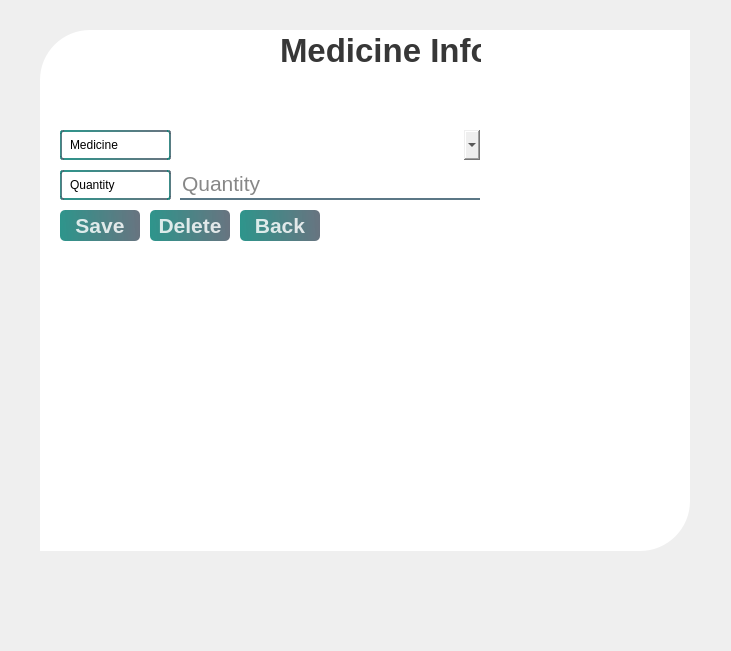
<?xml version="1.0" encoding="UTF-8"?>
<ui version="4.0">
 <class>Dialog</class>
 <widget class="QDialog" name="Dialog">
  <property name="geometry">
   <rect>
    <x>0</x>
    <y>0</y>
    <width>731</width>
    <height>651</height>
   </rect>
  </property>
  <property name="windowTitle">
   <string>Dialog</string>
  </property>
  <widget class="QWidget" name="widget" native="true">
   <property name="geometry">
    <rect>
     <x>20</x>
     <y>10</y>
     <width>691</width>
     <height>541</height>
    </rect>
   </property>
   <widget class="QLabel" name="label">
    <property name="enabled">
     <bool>false</bool>
    </property>
    <property name="geometry">
     <rect>
      <x>20</x>
      <y>20</y>
      <width>650</width>
      <height>521</height>
     </rect>
    </property>
    <property name="styleSheet">
     <string notr="true">background-color:rgba(255, 255, 255, 255);
border-top-left-radius: 50px;
border-bottom-right-radius: 50px;</string>
    </property>
    <property name="text">
     <string/>
    </property>
   </widget>
   <widget class="QLabel" name="pageTitle">
    <property name="geometry">
     <rect>
      <x>260</x>
      <y>20</y>
      <width>201</width>
      <height>40</height>
     </rect>
    </property>
    <property name="font">
     <font>
      <pointsize>25</pointsize>
      <weight>75</weight>
      <bold>true</bold>
     </font>
    </property>
    <property name="styleSheet">
     <string notr="true">color:rgba(0, 0, 0, 200);</string>
    </property>
    <property name="text">
     <string>Medicine Info</string>
    </property>
   </widget>
   <widget class="QLabel" name="medicineNameLabel">
    <property name="geometry">
     <rect>
      <x>40</x>
      <y>120</y>
      <width>111</width>
      <height>30</height>
     </rect>
    </property>
    <property name="styleSheet">
     <string notr="true">border: 2px solid qlineargradient(spread:pad, x1:0, y1:0.505682, x2:1, y2:0.477, stop:0 rgba(11, 131, 120, 219), stop:1 rgba(85, 98, 112, 226));
padding: 5px;
border-radius: 3px;
opacity: 200;</string>
    </property>
    <property name="text">
     <string>Medicine</string>
    </property>
   </widget>
   <widget class="QLabel" name="quantityLabel">
    <property name="geometry">
     <rect>
      <x>40</x>
      <y>160</y>
      <width>111</width>
      <height>30</height>
     </rect>
    </property>
    <property name="styleSheet">
     <string notr="true">border: 2px solid qlineargradient(spread:pad, x1:0, y1:0.505682, x2:1, y2:0.477, stop:0 rgba(11, 131, 120, 219), stop:1 rgba(85, 98, 112, 226));
padding: 5px;
border-radius: 3px;
opacity: 200;</string>
    </property>
    <property name="text">
     <string>Quantity</string>
    </property>
   </widget>
   <widget class="QLineEdit" name="quantityLine">
    <property name="enabled">
     <bool>true</bool>
    </property>
    <property name="geometry">
     <rect>
      <x>160</x>
      <y>160</y>
      <width>300</width>
      <height>30</height>
     </rect>
    </property>
    <property name="font">
     <font>
      <pointsize>16</pointsize>
     </font>
    </property>
    <property name="styleSheet">
     <string notr="true">background-color:rgba(0, 0, 0, 0);
border:none;
border-bottom:2px solid rgba(46, 82, 101, 200);
color:rgba(0, 0, 0, 240);
padding-bottom:1px;
</string>
    </property>
    <property name="placeholderText">
     <string>Quantity</string>
    </property>
   </widget>
   <widget class="QPushButton" name="saveButton">
    <property name="geometry">
     <rect>
      <x>40</x>
      <y>200</y>
      <width>80</width>
      <height>31</height>
     </rect>
    </property>
    <property name="font">
     <font>
      <pointsize>16</pointsize>
      <weight>75</weight>
      <bold>true</bold>
     </font>
    </property>
    <property name="styleSheet">
     <string notr="true">QPushButton#saveButton{
	background-color: qlineargradient(spread:pad, x1:0, y1:0.505682, x2:1, y2:0.477, stop:0 rgba(11, 131, 120, 219), stop:1 rgba(85, 98, 112, 226));
	color:rgba(255, 255, 255, 210);
	border-radius:5px;
}

QPushButton#saveButton:hover{
	background-color: qlineargradient(spread:pad, x1:0, y1:0.505682, x2:1, y2:0.477, stop:0 rgba(150, 123, 111, 219), stop:1 rgba(85, 81, 84, 226));
}

QPushButton#saveButton:pressed{
	padding-left:5px;
	padding-top:5px;
	background-color:rgba(150, 123, 111, 255);
}</string>
    </property>
    <property name="text">
     <string>Save</string>
    </property>
   </widget>
   <widget class="QPushButton" name="backButton">
    <property name="geometry">
     <rect>
      <x>220</x>
      <y>200</y>
      <width>80</width>
      <height>31</height>
     </rect>
    </property>
    <property name="font">
     <font>
      <pointsize>16</pointsize>
      <weight>75</weight>
      <bold>true</bold>
     </font>
    </property>
    <property name="styleSheet">
     <string notr="true">QPushButton#backButton{
	background-color: qlineargradient(spread:pad, x1:0, y1:0.505682, x2:1, y2:0.477, stop:0 rgba(11, 131, 120, 219), stop:1 rgba(85, 98, 112, 226));
	color:rgba(255, 255, 255, 210);
	border-radius:5px;
}

QPushButton#backButton:hover{
	background-color: qlineargradient(spread:pad, x1:0, y1:0.505682, x2:1, y2:0.477, stop:0 rgba(150, 123, 111, 219), stop:1 rgba(85, 81, 84, 226));
}

QPushButton#backButton:pressed{
	padding-left:5px;
	padding-top:5px;
	background-color:rgba(150, 123, 111, 255);
}</string>
    </property>
    <property name="text">
     <string>Back</string>
    </property>
   </widget>
   <widget class="QPushButton" name="deleteButton">
    <property name="geometry">
     <rect>
      <x>130</x>
      <y>200</y>
      <width>80</width>
      <height>31</height>
     </rect>
    </property>
    <property name="font">
     <font>
      <pointsize>16</pointsize>
      <weight>75</weight>
      <bold>true</bold>
     </font>
    </property>
    <property name="styleSheet">
     <string notr="true">QPushButton#deleteButton{
	background-color: qlineargradient(spread:pad, x1:0, y1:0.505682, x2:1, y2:0.477, stop:0 rgba(11, 131, 120, 219), stop:1 rgba(85, 98, 112, 226));
	color:rgba(255, 255, 255, 210);
	border-radius:5px;
}

QPushButton#deleteButton:hover{
	background-color: qlineargradient(spread:pad, x1:0, y1:0.505682, x2:1, y2:0.477, stop:0 rgba(150, 123, 111, 219), stop:1 rgba(85, 81, 84, 226));
}

QPushButton#saveButton:pressed{
	padding-left:5px;
	padding-top:5px;
	background-color:rgba(150, 123, 111, 255);
}</string>
    </property>
    <property name="text">
     <string>Delete</string>
    </property>
   </widget>
   <widget class="QComboBox" name="medMenu">
    <property name="geometry">
     <rect>
      <x>160</x>
      <y>120</y>
      <width>300</width>
      <height>30</height>
     </rect>
    </property>
    <property name="autoFillBackground">
     <bool>true</bool>
    </property>
    <property name="styleSheet">
     <string notr="true">border:none;
color:rgba(0, 0, 0, 240);
padding-bottom:1px;</string>
    </property>
    <property name="inputMethodHints">
     <set>Qt::ImhNone</set>
    </property>
    <property name="editable">
     <bool>false</bool>
    </property>
    <property name="currentText">
     <string/>
    </property>
   </widget>
  </widget>
 </widget>
 <tabstops>
  <tabstop>medMenu</tabstop>
  <tabstop>quantityLine</tabstop>
  <tabstop>saveButton</tabstop>
  <tabstop>deleteButton</tabstop>
  <tabstop>backButton</tabstop>
 </tabstops>
 <resources/>
 <connections/>
</ui>
